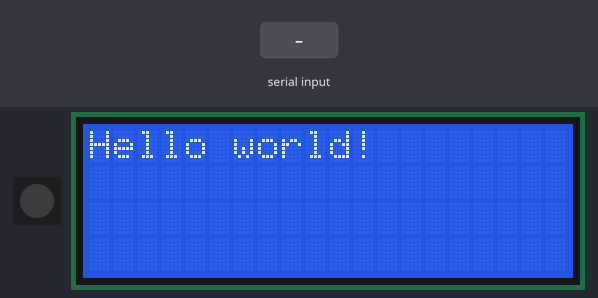
A sketch run on a simulated Arduino Uno, built with avr-gcc and run on an emulated ATmega328P. On the bench: 1 RGB LEDs in strip order, left to right, 20×4 character LCD. Inputs (shaded band) come from the test bench. The strip is taken to match the declared colour order; what the sketch prints to the serial monitor is not drawn.

Above: at 1.2 s.
1.3 s: "/funky\n" received over Serial
At 1.5 s:
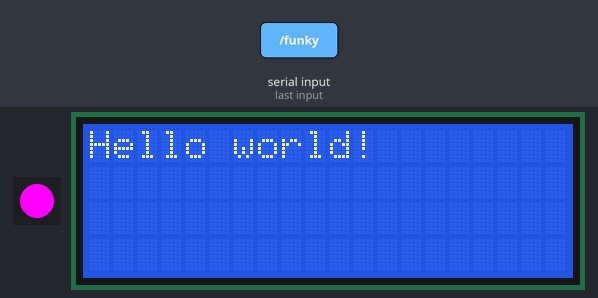
3.5 s: "/clear\n" received over Serial
5.8 s: "90/45/200\n" received over Serial
At 6.17 s:
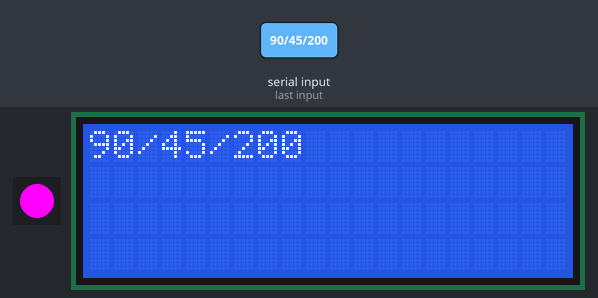
8.1 s: "90/45\n" received over Serial
At 8.83 s:
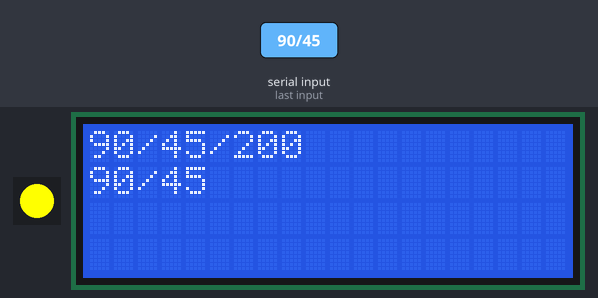
10.5 s: "R90\n" received over Serial
At 10.83 s:
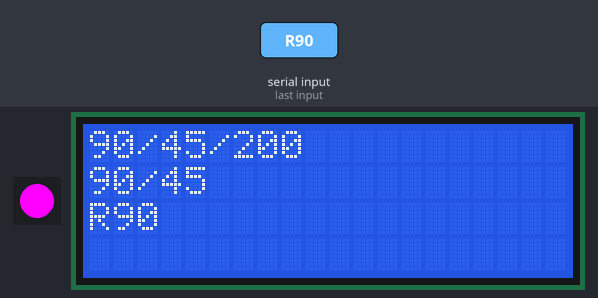
12.8 s: "R/45\n" received over Serial
At 13.16 s:
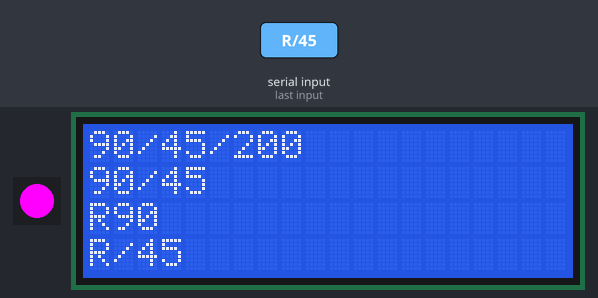
Timing chart, 0 to 16.1 s (numbered marks = the images above; inputs shaded):
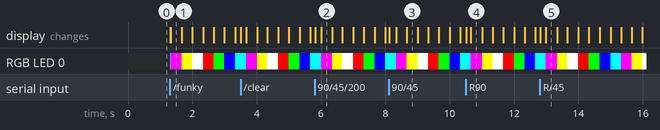

The sketch:

_2004_pl9823_bluetooth.ino
```cpp
#include <LiquidCrystal.h>

#include <Adafruit_NeoPixel.h>
#ifdef __AVR__
#include <avr/power.h>
#endif

// Which pin on the Arduino is connected to the NeoPixels?
// On a Trinket or Gemma we suggest changing this to 1
#define PIN            13


// How many NeoPixels are attached to the Arduino?
#define NUMPIXELS      1

Adafruit_NeoPixel pixels = Adafruit_NeoPixel(NUMPIXELS, PIN, NEO_RGB + NEO_KHZ800);

int red = 0, green = 0, blue = 0;
boolean funky = false;

const int
  rs = A0,
  en = A5,
  d4 = A1,
  d5 = A2,
  d6 = A3,
  d7 = A4;
LiquidCrystal lcd(rs, en, d4, d5, d6, d7);

String str_buffer = "";
char incoming_byte = 0;   // for incoming serial data

String screen_text[4] = {"Hello world!","","",""};
int screen_current_line = 0; // top line

// the setup function runs once when you press reset or power the board
void setup() {
  Serial.begin(9600);

  pixels.begin(); // This initializes the NeoPixel library.

  // set up the LCD's number of columns and rows:
  lcd.begin(20, 4);
}

void clearScreen() {
  screen_text[0] = "                    ";
  screen_text[1] = "                    ";
  screen_text[2] = "                    ";
  screen_text[3] = "                    ";
  screen_current_line = -1;
}

void showOnScreen(String text) {
  while(text.length() < 20) {
    text = text + " ";
  }

  if(screen_current_line < 3) {
    screen_current_line++;
  } else {
    // move all the text up
    screen_text[0] = screen_text[1];
    screen_text[1] = screen_text[2];
    screen_text[2] = screen_text[3];
  }
  screen_text[screen_current_line] = text;
}

int hexCharToInt(char hex_char) {
  if(hex_char >= 48 && hex_char <= 57) {
    return hex_char - 48;
  }
  if(hex_char >= 97 && hex_char <= 102) {
    return 10 + hex_char - 97;
  }
  return 0;
}

void serialCommandReceived(String command) {
  Serial.println("Got: " + command);

  if(command[0] == '/') {
    if(command == "/clear") {
      clearScreen();
    } else if(command == "/funky") {
      funky = true;
    } else if(str_buffer[1] == 'R') {
      red = str_buffer.substring(2).toInt();
    } else if(str_buffer[1] == 'G') {
      green = str_buffer.substring(2).toInt();
    } else if(str_buffer[1] == 'B') {
      blue = str_buffer.substring(2).toInt();
    } else {
      if(command.length() == 4) {
        funky = false;
        red = hexCharToInt(command[1])*17;
        green = hexCharToInt(command[2])*17;
        blue = hexCharToInt(command[3])*17;
      }
    }
  } else {
    while(command.length() > 20) {
      showOnScreen(command.substring(0,20)); // ends before 20
      command = command.substring(20); // starts from 20
    }
    showOnScreen(command);
  }
}

void readSerial() {
  while(Serial.available() > 0) {
    incoming_byte = Serial.read();
    if(incoming_byte == '\r') {
      // ignore
    } else if(incoming_byte != '\n') {
      str_buffer += incoming_byte;
    } else {
      serialCommandReceived(str_buffer);
      str_buffer = "";
    }
  }
}

void loop() {
  readSerial();

  for (int i=0; i<4; i++) {
    lcd.setCursor(0, i);
    lcd.print(screen_text[i]);
  }
  if(funky) {
    int colour_n = (millis() / 333) % 7 ;
    if(colour_n == 0) pixels.setPixelColor(0, pixels.Color(255, 0, 0));
    if(colour_n == 1) pixels.setPixelColor(0, pixels.Color(0, 255, 0));
    if(colour_n == 2) pixels.setPixelColor(0, pixels.Color(0, 0, 255));
    if(colour_n == 3) pixels.setPixelColor(0, pixels.Color(0, 255, 255));
    if(colour_n == 4) pixels.setPixelColor(0, pixels.Color(255, 0, 255));
    if(colour_n == 5) pixels.setPixelColor(0, pixels.Color(255, 255, 0));
    if(colour_n == 6) pixels.setPixelColor(0, pixels.Color(255, 255, 255));
  } else {
    pixels.setPixelColor(0, pixels.Color(red, green, blue));
  }
  pixels.show();
}
```

Measured:
- after the input at 5.8 s, the display: first changes at once (image 2 shows a later state)
- after the input at 8.1 s, the display: first changes at once (image 3 shows a later state)
- after the input at 10.5 s, the display: first changes at once (image 4 shows a later state)
- after the input at 12.8 s, the display: first changes at once (image 5 shows a later state)
